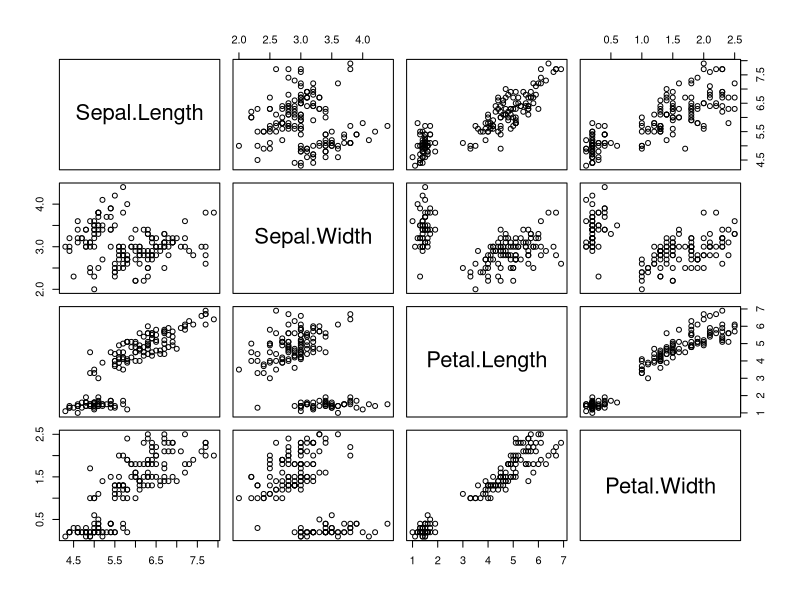
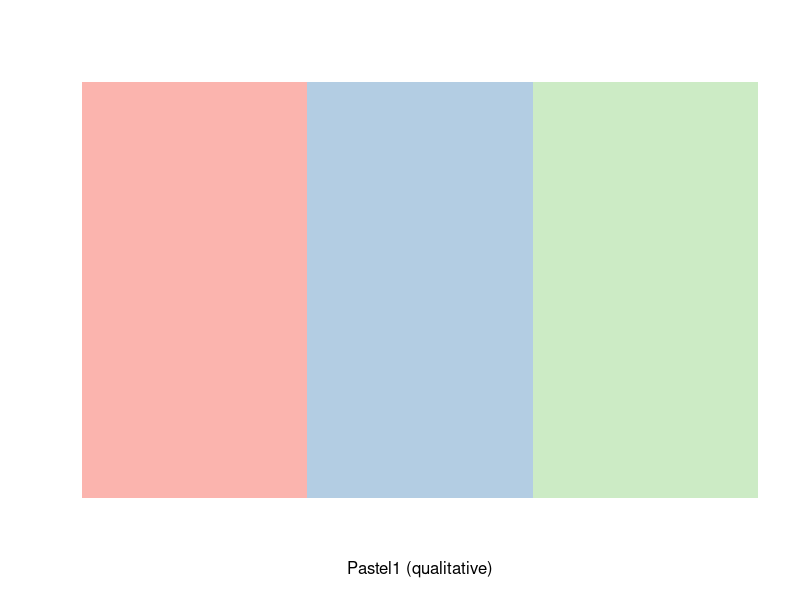
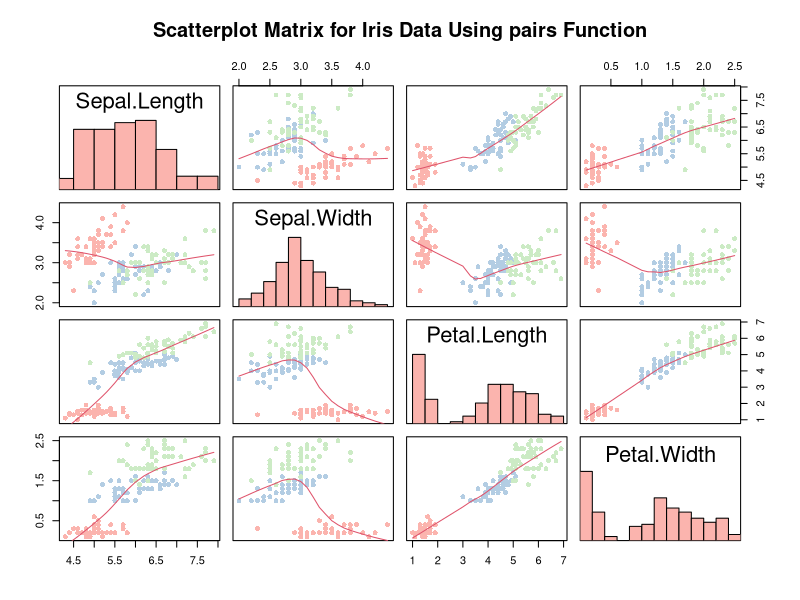
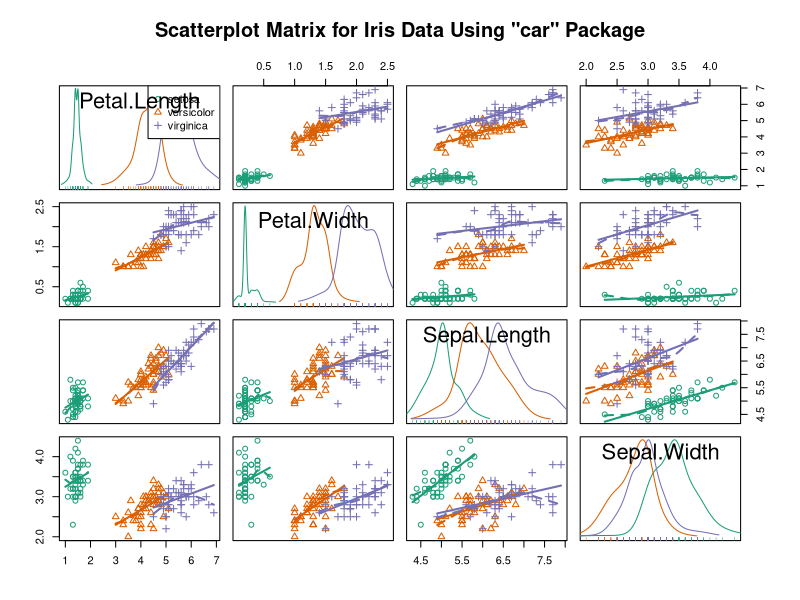

The R script that drew these images, in order:
data(iris)
iris[1:5, ]

# Basic scatterplot matrix
pairs(iris[1:4])

# Modified scatterplot matrices

# Create palette with RColorBrewer
require("RColorBrewer")
display.brewer.pal(3, "Pastel1")

# Put histograms on the diagonal (from "pairs" help)
panel.hist <- function(x, ...)
{
  usr <- par("usr"); on.exit(par(usr))
  par(usr = c(usr[1:2], 0, 1.5) )
  h <- hist(x, plot = FALSE)
  breaks <- h$breaks; nB <- length(breaks)
  y <- h$counts; y <- y/max(y)
  rect(breaks[-nB], 0, breaks[-1], y,  ...)
  # Removed "col = "cyan" from code block; original below
  # rect(breaks[-nB], 0, breaks[-1], y, col = "cyan", ...) 
}

pairs(iris[1:4], 
      panel = panel.smooth,  # Optional smoother
      main = "Scatterplot Matrix for Iris Data Using pairs Function",
      diag.panel = panel.hist, 
      pch = 16, 
      col = brewer.pal(3, "Pastel1")[unclass(iris$Species)])

# Similar with "car" package
# Gives kernal density and rugplot for each variable
library(car)
scatterplotMatrix(~Petal.Length + Petal.Width + Sepal.Length + Sepal.Width | Species,
                  data = iris,
                  col = brewer.pal(3, "Dark2"),
                  main="Scatterplot Matrix for Iris Data Using \"car\" Package")
